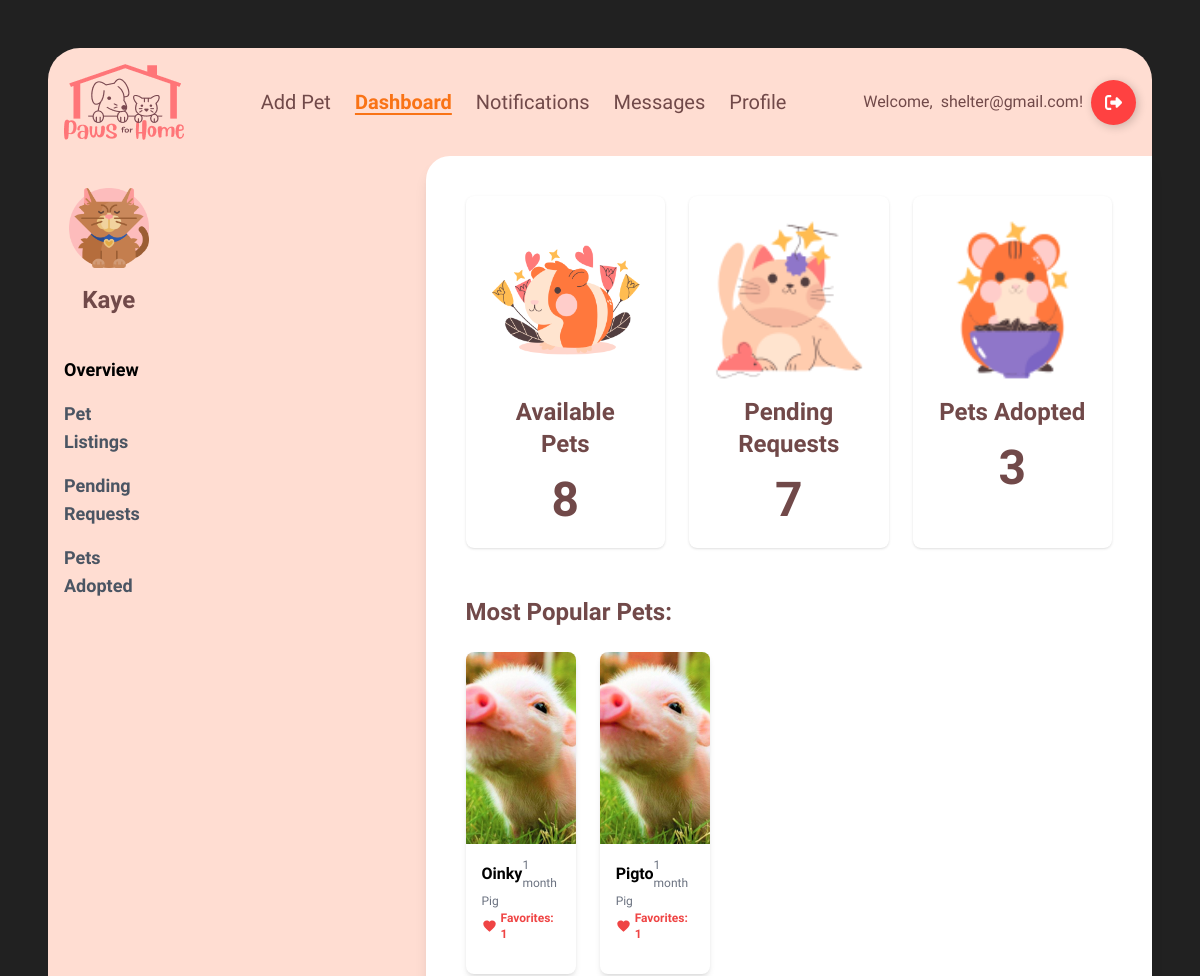
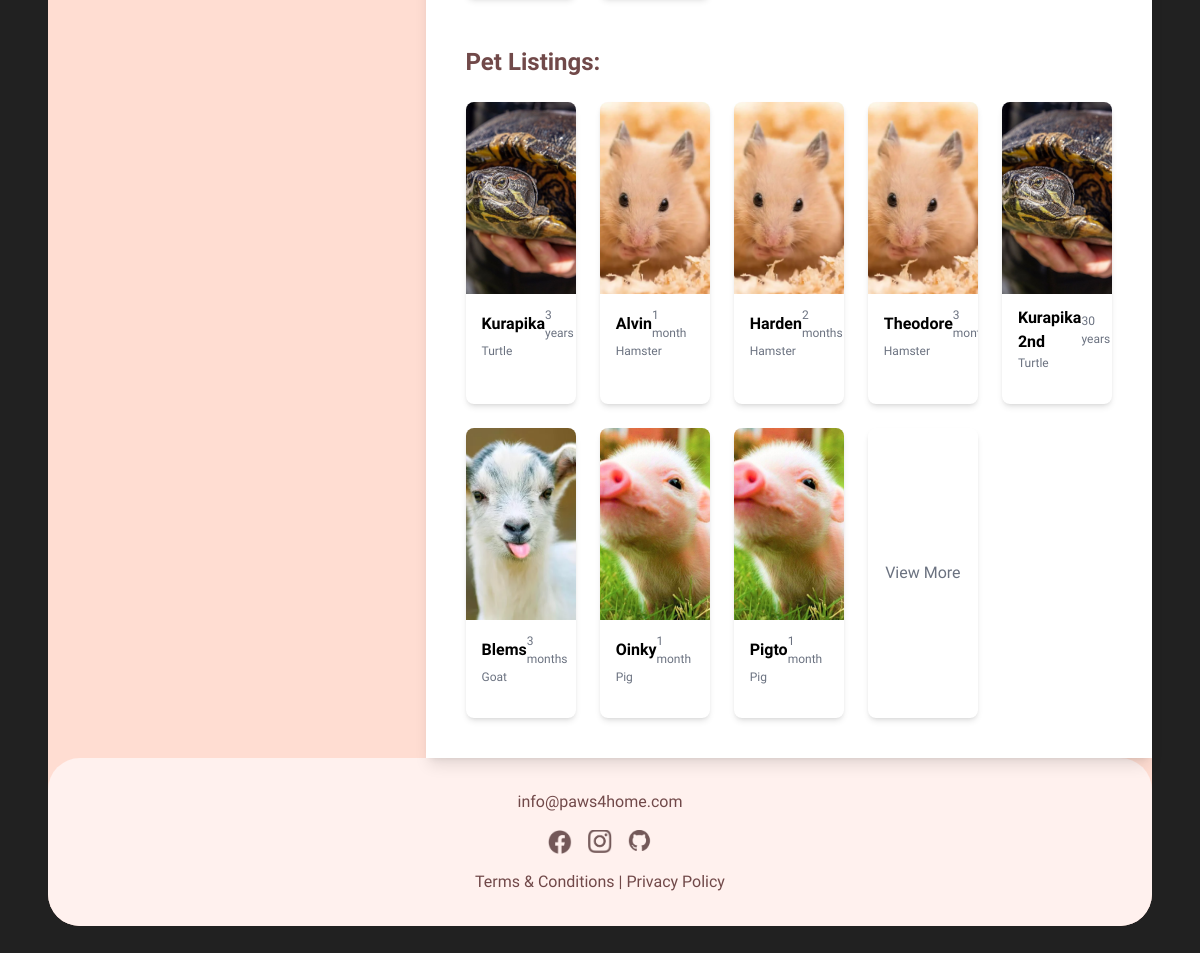
The page /shelterdashboard/ (signed in) on the database its author committed (2 pictures, top to bottom).
### main/models.py (models this page shows, shortened)
class Account(AbstractBaseUser, PermissionsMixin):
    account_type = models.CharField(max_length=10)
    first_name = models.CharField(max_length=100, blank=True, null=True)
    last_name = models.CharField(max_length=100, blank=True, null=True)
    birth_date = models.DateField(blank=True, null=True)
    phone_number = models.IntegerField(blank=True, null=True)
    email = models.EmailField(max_length=100, unique=True)
    password = models.TextField()
    address = models.TextField(blank=True, null=True)
    image = models.ImageField(upload_to='main/', default='main/shelterlogo.png')
    last_login = models.DateTimeField(blank=True, null=True)
    is_active = models.BooleanField(default=True)
    is_staff = models.BooleanField(default=False)
    objects = AccountManager()
    USERNAME_FIELD = 'email'
    REQUIRED_FIELDS = []

### pets/models.py (models this page shows, shortened)
class Pet(models.Model):
    STATUS_CHOICES = [
        (1, 'Available'),
        (2, 'Adopted'),
    ]
    TYPE_CHOICES = [
    ('Dog', 'Dog'),
    ('Cat', 'Cat'),
    ('Bird', 'Bird'),
    ('Fish', 'Fish'),
    ('Rabbit', 'Rabbit'),
    ('Hamster', 'Hamster'),
    ('Guinea Pig', 'Guinea Pig'),
    ('Frog', 'Frog'),
    ('Ferret', 'Ferret'),
    ('Chinchilla', 'Chinchilla'),
    ('Hedgehog', 'Hedgehog'),
    ('Mouse', 'Mouse'),
    ('Rat', 'Rat'),
    ('Turtle', 'Turtle'),
    ('Snake', 'Snake'),
    ('Lizard', 'Lizard'),
    ('Parrot', 'Parrot'),
    ('Canary', 'Canary'),
    ('Budgerigar', 'Budgerigar'),
    ('Cockatoo', 'Cockatoo'),
    ('Macaw', 'Macaw'),
    ('Lovebird', 'Lovebird'),
    ('Quail', 'Quail'),
    ('Duck', 'Duck'),
    ('Chicken', 'Chicken'),
    ('Goat', 'Goat'),
    ('Pig', 'Pig'),
    ('Spider', 'Spider'),
    ('Tarantula', 'Tarantula'),
    ('Other', 'Other'),
    ]
    name = models.CharField(max_length=100)
    image = models.ImageField(upload_to='pets/', default='pets/default_pet.jpg')
    type = models.CharField(choices=TYPE_CHOICES, max_length=20, default='other')
    age_years = models.IntegerField(default=0)
    age_months = models.IntegerField(default=0)
    description = models.TextField(blank=True,null=True)
    location = models.TextField(blank=True,null=True, default='N/A')
    breed = models.CharField(max_length=50, blank=True, null=True)
    adoption_fee = models.IntegerField(default=0, blank=True)
    status = models.IntegerField(choices=STATUS_CHOICES, default=1)
    created_at = models.DateTimeField(auto_now_add=True)
    owner = models.ForeignKey(settings.AUTH_USER_MODEL, on_delete=models.CASCADE, null=True)
    is_deleted = models.BooleanField(default=False)

### main/decorators.py (the view)
    def _wrapped_view(request, *args, **kwargs):
        if request.user.account_type != 'shelter':
            return render(request, '403.html', {}, status=403)
        return view_func(request, *args, **kwargs)

### pets/views.py (called while the page is built)
@login_required
@shelter_required
def dashpets(request):
    pets = Pet.objects.filter(owner=request.user, status=1,is_deleted=False)
    pet_count = pets.count()
    adoption_requests = AdoptionRequest.objects.filter(pet__in=pets,status = 1)
    pending_count = adoption_requests.count()
    popular_pets = (
        pets.annotate(favorites_count=Count('favorite'))
        .filter(favorites_count__gt=0)
        .order_by('-favorites_count')
    )
    adopted_count = Pet.objects.filter(owner=request.user, status=2).count()
    return render(request, 'shelterdashboard.html', {
        'pets': pets,
        'pet_count': pet_count,
        'pending_count': pending_count,
        'adopted_count': adopted_count,
        'popular_pets': popular_pets,
    })

### main/templates/shelterdashboard.html (shortened to what this page needs)
{% extends "base.html" %}
{% block content %}
{% load static %}
<header>
    <nav class="flex items-center justify-between p-4 max-w-7xl mx-auto">
        <div class="flex items-center">
            <a href="{% url 'main:home' %}">
                <img src="{% static 'images/paws4homelogo.png' %}" alt="logo">
            </a>
        </div>
        <div class="flex items-center space-x-6">
            {% if request.user.account_type == 'user' %}
                <a href="{% url 'pets:list_pet' %}" class="text-xl font-medium relative group hover:text-orange-500">
                  Browse
                  <span class="absolute left-0 bottom-0 w-0 h-0.5 bg-orange-500 transition-all duration-300 group-hover:w-full"></span>
              </a>
                <a href="{% url 'main:user_dashboard' %}" class="text-xl font-medium relative group hover:text-orange-500">
                    Dashboard
                    <span class="absolute left-0 bottom-0 w-0 h-0.5 bg-orange-500 transition-all duration-300 group-hover:w-full"></span>
                </a>
            {% else %}
            <a href="{% url 'pets:add_pet' %}" class="text-xl font-medium relative group hover:text-orange-500">
              Add Pet
          </a>
            <span class="text-xl text-orange-500 font-semibold underline underline-offset-4">Dashboard</span>
            {% endif %}
            <a href="{% url 'main:notifications' %}" class="text-xl font-medium relative group hover:text-orange-500">
                Notifications
            </a>
            <a href="{% url 'main:conversations_list' %}" class="text-xl font-medium relative group hover:text-orange-500">
                Messages
            </a>
            <a href="{% url 'main:profile' %}" class="text-xl font-medium relative group hover:text-orange-500">
                Profile
            </a>
        </div>
            <div class="flex items-center space-x-4">
                {% if request.user.is_authenticated %}
                <div class="group flex items-center space-x-2">
                    <div class="opacity-100 transition-opacity duration-500 ease-in-out group-hover:opacity-0 ">
                        Welcome,
                    </div>
                    <div class="transition-font duration-500 ease-in-out group-hover:font-bold space-x-2">
                    {{ request.user.email }}!
                    </div>
                    <a href="{% url 'main:logout_account' %}">
                        <button class="BtnLogout">
                            <div class="sign">
                            </div>
                        </button>
                    </a>
                </div>
                {% endif %}
            </div>
    </nav>
</header>
  <div class="flex flex-grow">
    <aside class="bg-[#FFDDD2] w-64 py-8 px-4 flex flex-col ">
      <div class="flex items-center justify-center">
        <img src="{% static 'images/shelterlogo.png' %}" alt="Shelter Logo" class="h-20">
      </div>
      <h1 class="text-2xl font-bold text-center mt-4">{{request.user.first_name}}</h1>
      <nav class="mt-10">
        <ul class="space-y-4">
          <li><span class="block text-lg text-black font-bold">Overview</span></li>
          <li><a href="{% url 'main:pet_listings' %}" class="block text-lg text-gray-600 hover:text-[#F2968F] font-bold">Pet Listings</a></li>
          <li><a href="{% url 'main:pending_requests' %}" class="block text-lg text-gray-600 hover:text-[#F2968F] font-bold">Pending Requests</a></li>
          <li><a href="{% url 'main:petsadopted' %}" class="block text-lg text-gray-600 hover:text-[#F2968F] font-bold">Pets Adopted</a></li>
        </ul>
      </nav>
    </aside>
<main class="flex-grow bg-white ml-64 p-10 rounded-tl-3xl shadow-lg max-w-[90%] xl:max-w-[85%] mx-auto">
  <section class="mb-12">
    <div class="grid grid-cols-3 gap-6">
      <div class="bg-white p-6 rounded-lg text-center shadow">
        <img src="{% static 'images/guineapigLogin.png' %}" alt="Available Pets" class="h-40 mx-auto">
        <h3 class="text-2xl font-bold mt-4">Available Pets</h3>
        <p class="text-5xl font-extrabold mt-4">{{ pet_count }}</p>
      </div>
      <div class="bg-white p-6 rounded-lg text-center shadow">
        <img src="{% static 'images/catshelterboardpic.png' %}" alt="Pending Requests" class="h-40 mx-auto">
        <h3 class="text-2xl font-bold mt-4">Pending Requests</h3>
        <p class="text-5xl font-extrabold mt-4">{{pending_count}}</p>
      </div>
      <div class="bg-white p-6 rounded-lg text-center shadow">
        <img src="{% static 'images/shelterboardpic3.png' %}" alt="Pets Adopted" class="h-40 mx-auto">
        <h3 class="text-2xl font-bold mt-4">Pets Adopted</h3>
        <p class="text-5xl font-extrabold mt-4">{{ adopted_count }}</p>
    </div>
    </div>
  </section>
  <section class="mb-12">
    <h3 class="text-2xl font-bold mb-6">Most Popular Pets:</h3>
    <div class="grid grid-cols-5 gap-6">
        {% for pet in popular_pets %}
        <div class="bg-white rounded-lg shadow-md overflow-hidden">
          <img src="{{ pet.image.url }}" alt="{{ pet.name }}" class="w-full h-48 object-cover">
          <div class="px-4 pt-3 pb-8">
              <div class="flex justify-between items-center">
                  <h3 class="font-bold text-[16px] text-black">{{ pet.name }}</h3>
                  <p class="text-gray-500 text-[12px]">
                      {% if pet.age_years > 0 %}
                          {% if pet.age_years > 1 %}
                          {{ pet.age_years }} years
                          {% else %}
                          {{ pet.age_years }} year
                          {% endif %}
                      {% else %}
                          {% if pet.age_months > 1 %}
                          {{ pet.age_months }} months
                          {% else %}
                          {{ pet.age_months }} month
                          {% endif %}
                      {% endif %}
                  </p>
              </div>
              <span class="text-gray-500 text-[12px] block mt-0">{{ pet.type }}</span>
              <p class="flex items-center text-red-500 font-bold text-xs">
                <svg xmlns="http://www.w3.org/2000/svg" fill="currentColor" class="h-4 w-4 mr-1" viewBox="0 0 24 24">
                    <path d="M12 21.35l-1.45-1.32C5.4 15.36 2 12.28 2 8.5 2 5.42 4.42 3 7.5 3c1.74 0 3.41.81 4.5 2.09C13.09 3.81 14.76 3 16.5 3 19.58 3 22 5.42 22 8.5c0 3.78-3.4 6.86-8.55 11.54L12 21.35z"/>
                </svg>
                Favorites: {{ pet.favorites_count }}
            </p>
          </div>
            </div>
        {% empty %}
            <p class="text-gray-500">No popular pets to show.</p>
        {% endfor %}
    </div>
</section>
  <section>
    <h3 class="text-2xl font-bold mb-6">Pet Listings:</h3>
    <div class="grid grid-cols-5 gap-6">
      {% for pet in pets %}
      <div class="bg-white rounded-lg shadow-md overflow-hidden">
        <img src="{{ pet.image.url }}" alt="{{ pet.name }}" class="w-full h-48 object-cover">
        <div class="px-4 pt-3 pb-8">
            <div class="flex justify-between items-center">
                <h3 class="font-bold text-[16px] text-black">{{ pet.name }}</h3>
                <p class="text-gray-500 text-[12px]">
                    {% if pet.age_years > 0 %}
                        {% if pet.age_years > 1 %}
                        {{ pet.age_years }} years
                        {% else %}
                        {{ pet.age_years }} year
                        {% endif %}
                    {% else %}
                        {% if pet.age_months > 1 %}
                        {{ pet.age_months }} months
                        {% else %}
                        {{ pet.age_months }} month
                        {% endif %}
                    {% endif %}
                </p>
            </div>
            <span class="text-gray-500 text-[12px] block mt-0">{{ pet.type }}</span>
        </div>
          </div>
        {% empty %}
          <p class="text-gray-500">You have no pets listed for adoption.</p>
        {% endfor %}
      <div class="bg-white p-4 rounded-lg shadow-md flex items-center justify-center">
        <a href="{% url 'main:pet_listings' %}" class="text-gray-500">View More</a>
      </div>
    </div>
  </section>
</main>
  </div>
  {% endblock%}

### main/static/css/landing_page.css (style rules this page uses)
body { background-color: #212121; overflow-x: hidden; }

### main/static/css/loader.css (style rules this page uses)
.BtnLogout { display: flex; align-items: center; justify-content: flex-start; width: 45px; height: 45px; border: none; border-radius: 50%; cursor: pointer; position: relative; overflow: hidden; transition-duration: .3s; box-shadow: 2px 2px 10px rgba(0, 0, 0, 0.199); background-color: rgb(255, 65, 65); }
.sign { width: 100%; transition-duration: .3s; display: flex; align-items: center; justify-content: center; }
.sign svg { width: 17px; }

### rows shown on the page
Account: user.email "shelter@gmail.com", user.first_name "Kaye"
Pet: image (picture), name "Oinky", age_months "1", type "Pig", favorites_count "1"
Pet: image (picture), name "Pigto", age_months "1", type "Pig", favorites_count "1"
Pet: image (picture), name "Kurapika", age_years "3", type "Turtle"
Pet: image (picture), name "Alvin", age_months "1", type "Hamster"
Pet: image (picture), name "Harden", age_months "2", type "Hamster"
Pet: image (picture), name "Theodore", age_months "3", type "Hamster"
Pet: image (picture), name "Kurapika 2nd", age_years "30", type "Turtle"
Pet: image (picture), name "Blems", age_months "3", type "Goat"

### other values the page prints
{{ pet_count }} "8"
{{ pending_count }} "7"
{{ adopted_count }} "3"
